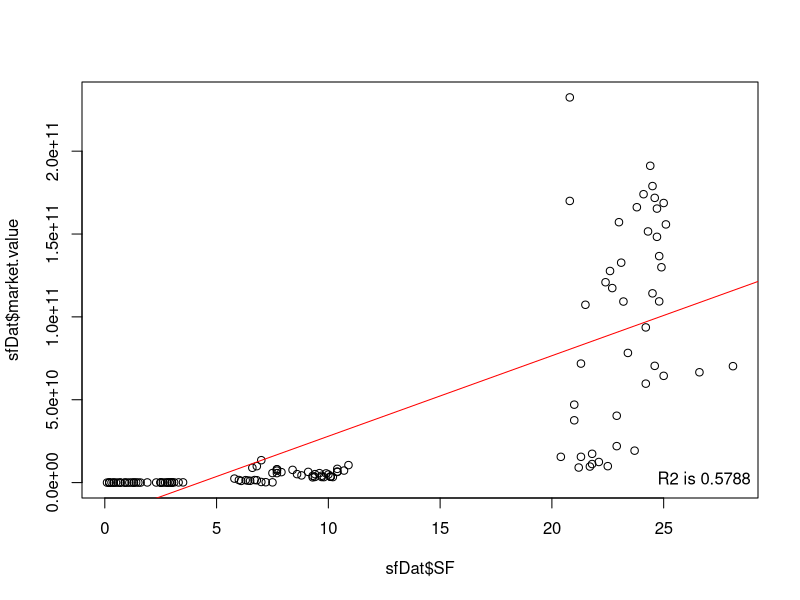
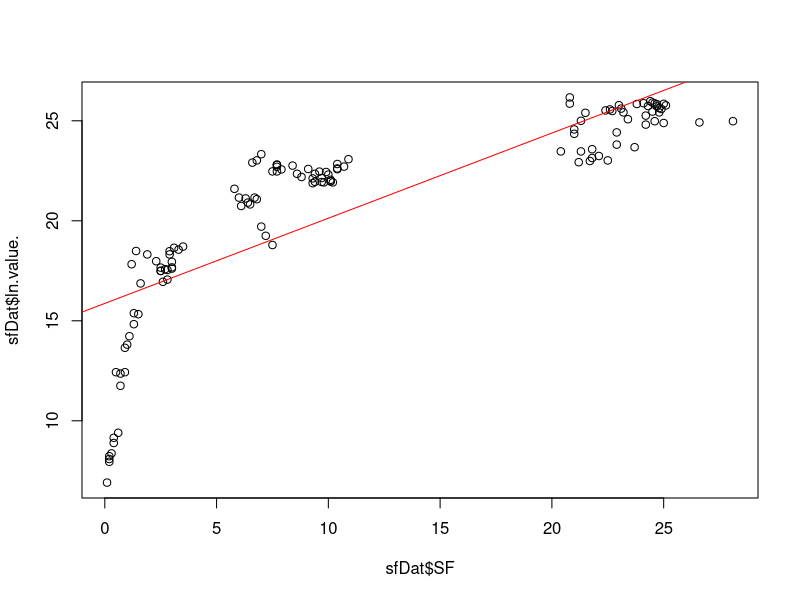
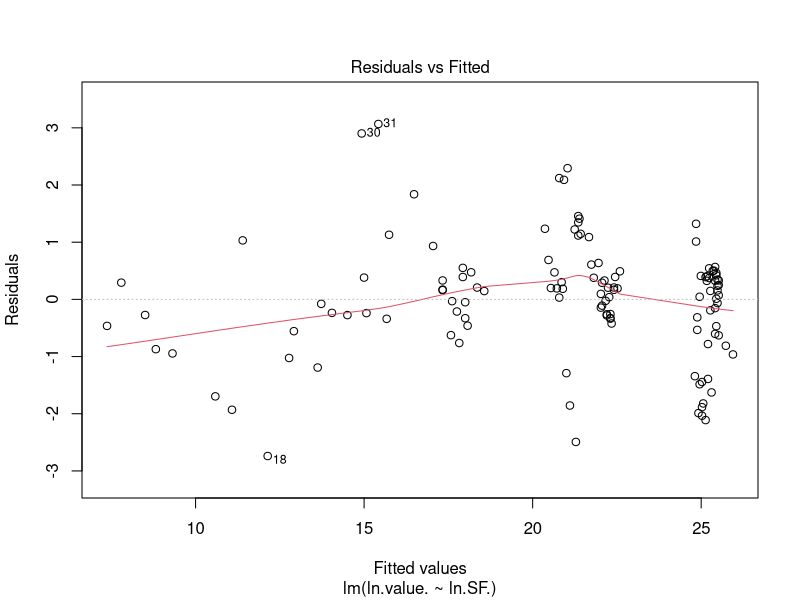
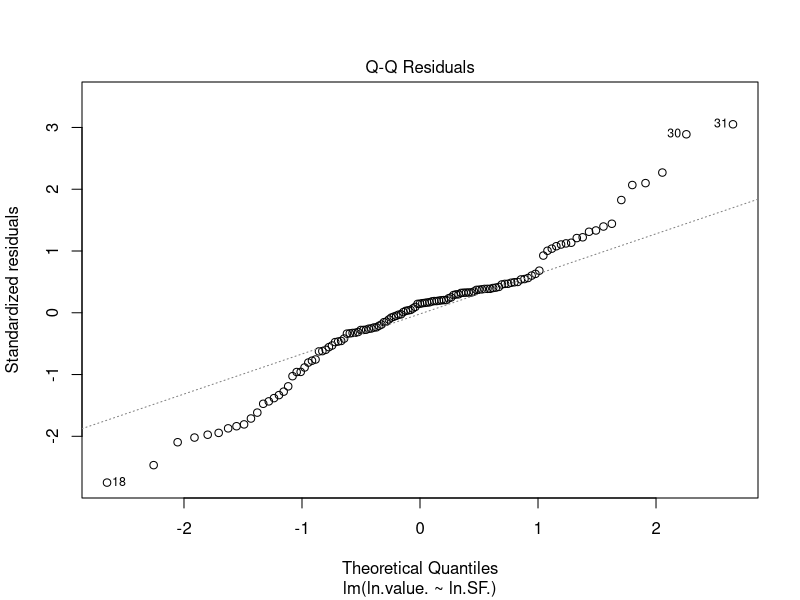
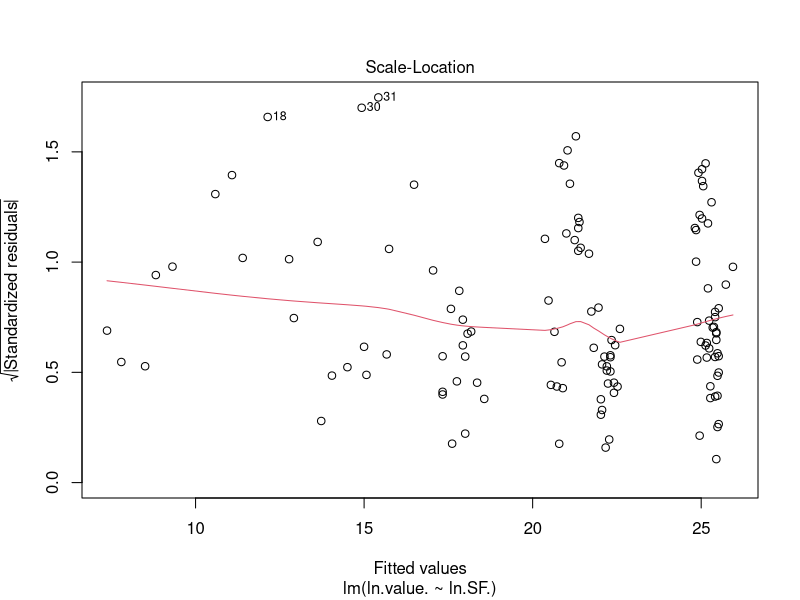
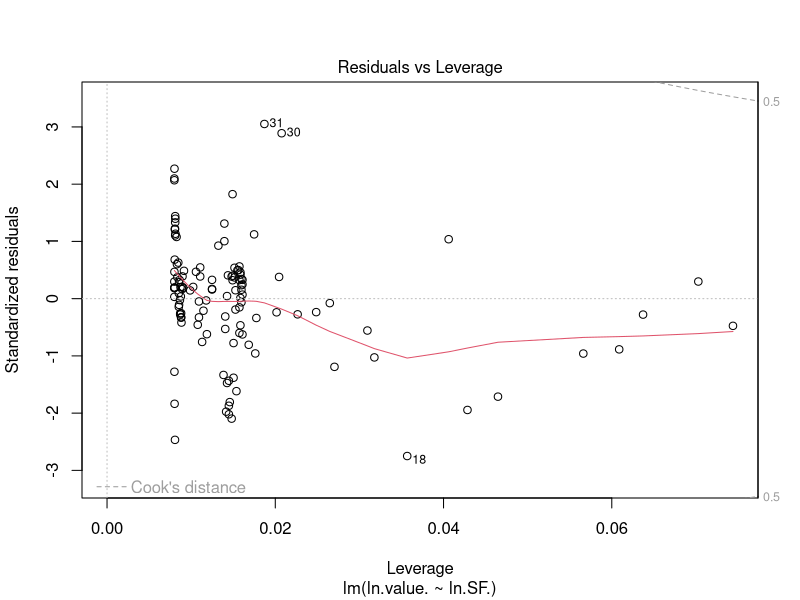
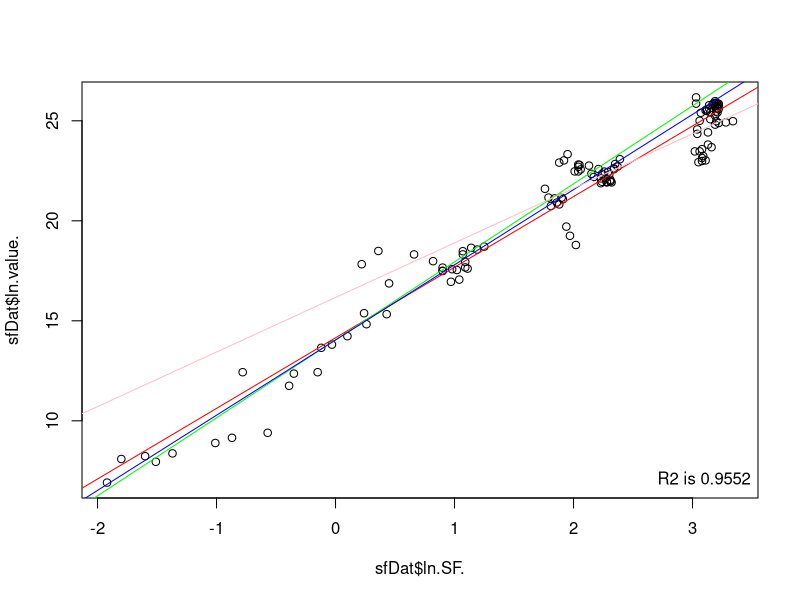

The R script that drew these images, in order:
# import data
sfDat <- read.csv('sf.csv')

#before first halving
sfPreHalvingDat <- sfDat[11:48, ]
#remove first 11 blank columns
sfDat <- sfDat[11:nrow(sfDat), ]

#before first halving
#sfDat <- sfDat[20:48, ]
#plan to use this ^ as a training segment later

#change market value to numeric
sfDat$market.value <- as.numeric(gsub('\\$|,', '', sfDat$market.value))

#first model is both non ln values
mod1 <- lm(market.value ~ SF, data = sfDat) # change to use only training data
summary(mod1)
#plot(mod1)

#Does the plot
plot(sfDat$SF, sfDat$market.value)
#Adds the line
abline(lm(sfDat$market.value ~ sfDat$SF), col="red")
#shows r^2
legend("bottomright", bty="n", legend=paste("R2 is", format(summary(mod1)$adj.r.squared, digits=4)))


#second model is ln of market value and SF
mod2 <- lm(ln.value. ~ SF, data = sfDat) # change to use only training data
summary(mod2)
#plot(mod2)

#Does the plot
plot(sfDat$SF, sfDat$ln.value.)
#Adds the line
abline(lm(sfDat$ln.value.~sfDat$SF), col="red")


#third model is both ln values (MOST ACCURATE)
mod3 <- lm(ln.value. ~ ln.SF., data = sfDat) # change to use only training data
summary(mod3)
plot(mod3)

#Does the plot
plot(sfDat$ln.SF., sfDat$ln.value.)
#Adds the line
abline(lm(sfDat$ln.value.~sfDat$ln.SF.), col="red") #All Data
abline(14.05, 3.9, col="green") #Pre 1st halving Line
abline(14.04, 3.76, col="blue") #Pre Halving + Post 1st Halving (not post 2nd halving)
abline(16.168, 2.728, col="pink") #Post first halving to today --- this is kinda worthless tbh, only .7 r2

#prehalving model
preHalvingMod <- lm(ln.value. ~ ln.SF., data = sfPreHalvingDat) # change to use only training data
summary(preHalvingMod)

pred1 <- predict(preHalvingMod, newdata = sfDat)
summary(pred1)

#rmse <- sqrt(sum((pred1 - sfDat$ln.value.)^2)/length(sfDat$ln.value.))
#Cc(RMSE = rmse, R2=summary(preHalvingMod)$r.squared)

#shows r^2
legend("bottomright", bty="n", legend=paste("R2 is", format(summary(mod3)$adj.r.squared, digits=4)))
